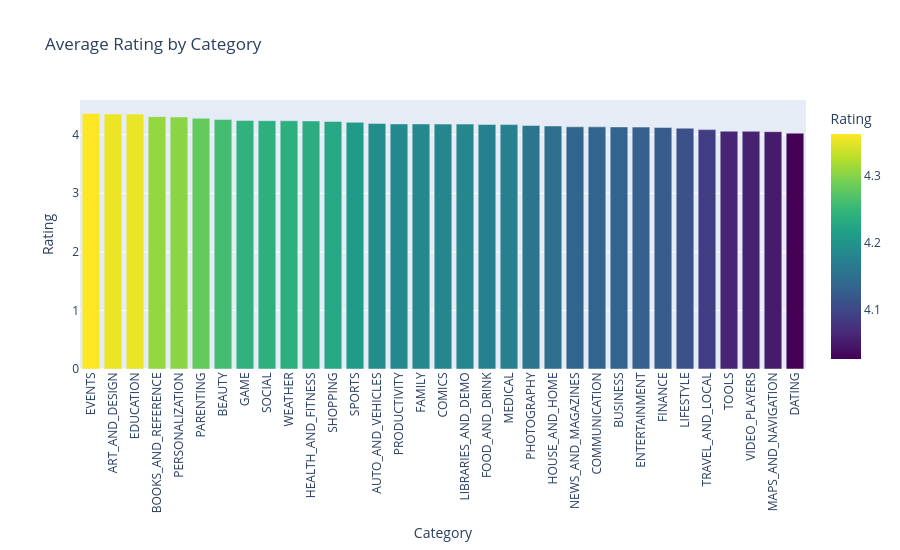

The notebook cell this image was saved under:
### Code cell
fig2 = px.bar(
    avg_rating_by_cat.reset_index(), x='Category', y='Rating',
    title='Average Rating by Category', color='Rating',
    color_continuous_scale='Viridis'
)
fig2.update_layout(xaxis_tickangle=-90, height=550)
fig2.show()

### Figure 1 — Plotly figure (JSON) as saved in the notebook; plotly's stock layout.template omitted (floating-point values rounded to 4 significant figures)
{"data": [{"hovertemplate": "Category=%{x}<br>Rating=%{marker.color}<extra></extra>", "legendgroup": "", "marker": {"color": [4.363, 4.354, 4.353, 4.308, 4.303, 4.282, 4.261, 4.242, 4.239, 4.239, 4.235, 4.226, 4.211, 4.191, 4.185, 4.185, 4.182, 4.181, 4.175, 4.173, 4.158, 4.149, 4.135, 4.135, 4.133, 4.13, 4.125, 4.111, 4.087, 4.06, 4.058, 4.052, 4.026], "coloraxis": "coloraxis", "pattern": {"shape": ""}}, "name": "", "orientation": "v", "showlegend": false, "textposition": "auto", "type": "bar", "x": ["EVENTS", "ART_AND_DESIGN", "EDUCATION", "BOOKS_AND_REFERENCE", "PERSONALIZATION", "PARENTING", "BEAUTY", "GAME", "SOCIAL", "WEATHER", "HEALTH_AND_FITNESS", "SHOPPING", "SPORTS", "AUTO_AND_VEHICLES", "PRODUCTIVITY", "FAMILY", "COMICS", "LIBRARIES_AND_DEMO", "FOOD_AND_DRINK", "MEDICAL", "PHOTOGRAPHY", "HOUSE_AND_HOME", "NEWS_AND_MAGAZINES", "COMMUNICATION", "BUSINESS", "ENTERTAINMENT", "FINANCE", "LIFESTYLE", "TRAVEL_AND_LOCAL", "TOOLS", "VIDEO_PLAYERS", "MAPS_AND_NAVIGATION", "DATING"], "xaxis": "x", "y": [4.363, 4.354, 4.353, 4.308, 4.303, 4.282, 4.261, 4.242, 4.239, 4.239, 4.235, 4.226, 4.211, 4.191, 4.185, 4.185, 4.182, 4.181, 4.175, 4.173, 4.158, 4.149, 4.135, 4.135, 4.133, 4.13, 4.125, 4.111, 4.087, 4.06, 4.058, 4.052, 4.026], "yaxis": "y"}], "layout": {"barmode": "relative", "coloraxis": {"colorbar": {"title": {"text": "Rating"}}, "colorscale": [[0, "#440154"], [0.1111, "#482878"], [0.2222, "#3e4989"], [0.3333, "#31688e"], [0.4444, "#26828e"], [0.5556, "#1f9e89"], [0.6667, "#35b779"], [0.7778, "#6ece58"], [0.8889, "#b5de2b"], [1, "#fde725"]]}, "height": 550, "legend": {"tracegroupgap": 0}, "title": {"text": "Average Rating by Category"}, "xaxis": {"anchor": "y", "domain": [0, 1], "tickangle": -90, "title": {"text": "Category"}}, "yaxis": {"anchor": "x", "domain": [0, 1], "title": {"text": "Rating"}}}}
